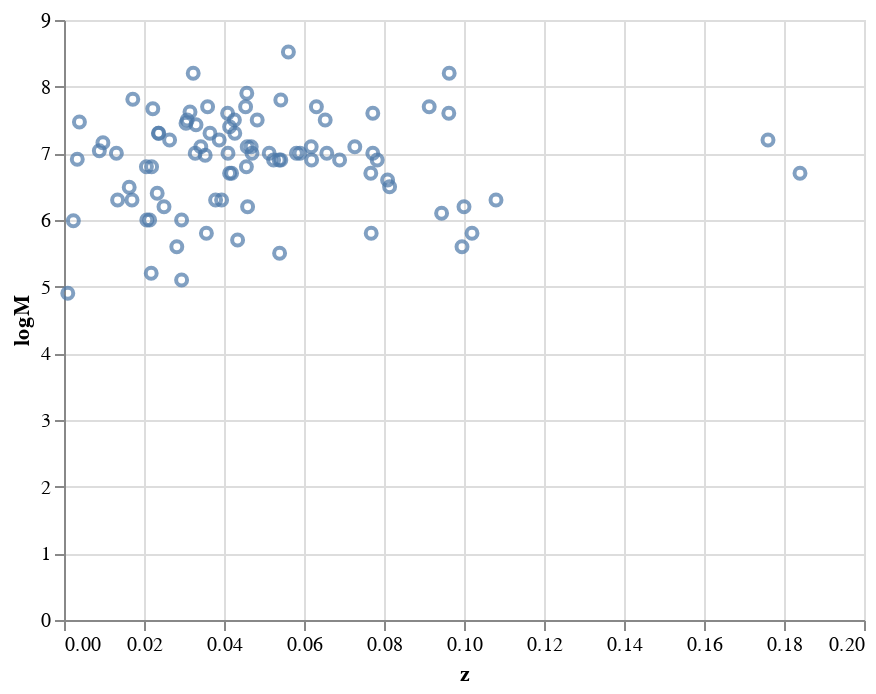

Notebook source saved alongside this figure:
### Markdown cell above
Now, we extend the vertical direction with other feature, for example $\log M$.

### Code cell
alt.Chart(df).mark_point().encode(
    x = 'z',
    y = 'logM'
)

### Figure 1 — Vega-Lite specification as saved in the notebook (floating-point values rounded to 4 significant figures)
{"config": {"view": {"continuousWidth": 400, "continuousHeight": 300}}, "data": {"name": "data-54b58a4aa74e295879badff738f3e9c4"}, "mark": "point", "encoding": {"x": {"type": "quantitative", "field": "z"}, "y": {"type": "quantitative", "field": "logM"}}, "$schema": "https://vega.github.io/schema/vega-lite/v4.8.1.json", "datasets": {"data-54b58a4aa74e295879badff738f3e9c4": [{"Name": "SDSS J000805.62+145023.4", "z": 0.0454, "sigma*": 140.0, "e_sigma*": 27.0, "n_sigma*": null, "FWHM": 7610.0, "e_FWHM": 380.0, "logL": 41.13, "e_logL": 0.04, "logM": 7.7, "E_logM": null, "e_logM": 0.1}, {"Name": "SDSS J004236.86-104921.8", "z": 0.0419, "sigma*": 78.4, "e_sigma*": 10.0, "n_sigma*": null, "FWHM": 1960.0, "e_FWHM": 97.0, "logL": 41.58, "e_logL": 0.14, "logM": 6.7, "E_logM": null, "e_logM": 0.1}, {"Name": "SDSS J011703.58+000027.3", "z": 0.0456, "sigma*": 98.8, "e_sigma*": 16.0, "n_sigma*": null, "FWHM": 2270.0, "e_FWHM": 110.0, "logL": 41.45, "e_logL": 0.08, "logM": 6.8, "E_logM": null, "e_logM": 0.1}, {"Name": "SDSS J020459.25-080816.0", "z": 0.0772, "sigma*": 121.0, "e_sigma*": 9.4, "n_sigma*": "a", "FWHM": 3720.0, "e_FWHM": 180.0, "logL": 41.13, "e_logL": 0.05, "logM": 7.0, "E_logM": null, "e_logM": 0.1}, {"Name": "SDSS J020615.99-001729.1", "z": 0.0426, "sigma*": 216.0, "e_sigma*": 30.0, "n_sigma*": null, "FWHM": 3860.0, "e_FWHM": 190.0, "logL": 41.91, "e_logL": 0.07, "logM": 7.5, "E_logM": null, "e_logM": 0.1}, {"Name": "SDSS J021011.49-090335.5", "z": 0.0414, "sigma*": 122.0, "e_sigma*": 12.0, "n_sigma*": "a", "FWHM": 2450.0, "e_FWHM": 120.0, "logL": 41.24, "e_logL": 0.07, "logM": 6.7, "E_logM": null, "e_logM": 0.1}, {"Name": "SDSS J021257.59+140610.1", "z": 0.0618, "sigma*": 174.0, "e_sigma*": 12.0, "n_sigma*": "a", "FWHM": 3080.0, "e_FWHM": 150.0, "logL": 41.58, "e_logL": 0.06, "logM": 7.1, "E_logM": null, "e_logM": 0.1}, {"Name": "SDSS J033013.26-053236.0", "z": 0.0131, "sigma*": 99.2, "e_sigma*": 11.0, "n_sigma*": null, "FWHM": 5160.0, "e_FWHM": 250.0, "logL": 40.45, "e_logL": 0.06, "logM": 7.0, "E_logM": null, "e_logM": 0.1}, {"Name": "SDSS J075057.25+353037.5", "z": 0.176, "sigma*": 154.0, "e_sigma*": 14.0, "n_sigma*": "a", "FWHM": 2970.0, "e_FWHM": 200.0, "logL": 41.63, "e_logL": 0.03, "logM": 7.2, "E_logM": null, "e_logM": 0.1}, {"Name": "SDSS J080243.39+310403.3", "z": 0.0409, "sigma*": 151.0, "e_sigma*": 17.0, "n_sigma*": null, "FWHM": 5360.0, "e_FWHM": 260.0, "logL": 41.67, "e_logL": 0.07, "logM": 7.6, "E_logM": null, "e_logM": 0.1}, {"Name": "SDSS J080538.66+261005.4", "z": 0.017, "sigma*": 100.0, "e_sigma*": 14.0, "n_sigma*": null, "FWHM": 3110.0, "e_FWHM": 150.0, "logL": 40.14, "e_logL": 0.04, "logM": 6.3, "E_logM": null, "e_logM": 0.2}, {"Name": "SDSS J082510.23+375919.7", "z": 0.0214, "sigma*": 98.7, "e_sigma*": 12.0, "n_sigma*": null, "FWHM": 1830.0, "e_FWHM": 91.0, "logL": 40.42, "e_logL": 0.04, "logM": 6.0, "E_logM": null, "e_logM": 0.1}, {"Name": "SDSS J083202.16+461425.7", "z": 0.0459, "sigma*": 104.0, "e_sigma*": 13.0, "n_sigma*": null, "FWHM": 1450.0, "e_FWHM": 72.0, "logL": 41.17, "e_logL": 0.08, "logM": 6.2, "E_logM": null, "e_logM": 0.1}, {"Name": "SDSS J083949.64+484701.4", "z": 0.0394, "sigma*": 133.0, "e_sigma*": 12.0, "n_sigma*": null, "FWHM": 1480.0, "e_FWHM": 73.0, "logL": 41.31, "e_logL": 0.08, "logM": 6.3, "E_logM": null, "e_logM": 0.2}, {"Name": "SDSS J085554.27+005110.9", "z": 0.0524, "sigma*": 118.0, "e_sigma*": 11.0, "n_sigma*": "a", "FWHM": 2910.0, "e_FWHM": 140.0, "logL": 41.27, "e_logL": 0.06, "logM": 6.9, "E_logM": null, "e_logM": 0.1}, {"Name": "SDSS J092438.88+560746.9", "z": 0.025, "sigma*": 135.0, "e_sigma*": 10.0, "n_sigma*": null, "FWHM": 1900.0, "e_FWHM": 94.0, "logL": 40.72, "e_logL": 0.07, "logM": 6.2, "E_logM": null, "e_logM": 0.4}, {"Name": "SDSS J093259.60+040506.0", "z": 0.059, "sigma*": 70.5, "e_sigma*": 6.7, "n_sigma*": "a", "FWHM": 3550.0, "e_FWHM": 170.0, "logL": 41.14, "e_logL": 0.05, "logM": 7.0, "E_logM": null, "e_logM": 0.1}, {"Name": "SDSS J093812.26+074340.0", "z": 0.0219, "sigma*": 119.0, "e_sigma*": 8.0, "n_sigma*": null, "FWHM": 3640.0, "e_FWHM": 180.0, "logL": 40.8, "e_logL": 0.05, "logM": 6.8, "E_logM": null, "e_logM": 0.1}, {"Name": "SDSS J094838.42+403043.7", "z": 0.047, "sigma*": 91.4, "e_sigma*": 16.0, "n_sigma*": null, "FWHM": 3020.0, "e_FWHM": 150.0, "logL": 41.46, "e_logL": 0.07, "logM": 7.0, "E_logM": null, "e_logM": 0.1}, {"Name": "SDSS J101912.57+635802.7", "z": 0.0414, "sigma*": 239.0, "e_sigma*": 13.0, "n_sigma*": null, "FWHM": 3630.0, "e_FWHM": 180.0, "logL": 41.74, "e_logL": 0.08, "logM": 7.4, "E_logM": null, "e_logM": 0.1}, {"Name": "SDSS J102044.43+013048.4", "z": 0.0962, "sigma*": 103.0, "e_sigma*": 8.8, "n_sigma*": "a", "FWHM": 5200.0, "e_FWHM": 250.0, "logL": 41.51, "e_logL": 0.04, "logM": 7.6, "E_logM": null, "e_logM": 0.1}, {"Name": "SDSS J110640.20+051905.6", "z": 0.0913, "sigma*": 140.0, "e_sigma*": 15.0, "n_sigma*": "a", "FWHM": 5830.0, "e_FWHM": 290.0, "logL": 41.65, "e_logL": 0.04, "logM": 7.7, "E_logM": null, "e_logM": 0.1}, {"Name": "SDSS J112536.16+542257.1", "z": 0.0206, "sigma*": 124.0, "e_sigma*": 12.0, "n_sigma*": null, "FWHM": 2950.0, "e_FWHM": 140.0, "logL": 41.17, "e_logL": 0.08, "logM": 6.8, "E_logM": null, "e_logM": 0.1}, {"Name": "SDSS J112841.00+575006.5", "z": 0.0513, "sigma*": 159.0, "e_sigma*": 18.0, "n_sigma*": "a", "FWHM": 2660.0, "e_FWHM": 130.0, "logL": 41.66, "e_logL": 0.09, "logM": 7.0, "E_logM": null, "e_logM": 0.1}, {"Name": "SDSS J120257.81+045045.0", "z": 0.0207, "sigma*": 102.0, "e_sigma*": 20.0, "n_sigma*": null, "FWHM": 2250.0, "e_FWHM": 110.0, "logL": 40.1, "e_logL": 0.06, "logM": 6.0, "E_logM": null, "e_logM": 0.1}, {"Name": "SDSS J120556.01+495956.1", "z": 0.0631, "sigma*": 107.0, "e_sigma*": 11.0, "n_sigma*": "a", "FWHM": 5610.0, "e_FWHM": 450.0, "logL": 41.57, "e_logL": 0.04, "logM": 7.7, "E_logM": null, "e_logM": 0.1}, {"Name": "SDSS J121607.09+504930.0", "z": 0.0308, "sigma*": 138.0, "e_sigma*": 13.0, "n_sigma*": null, "FWHM": 5580.0, "e_FWHM": 270.0, "logL": 41.3, "e_logL": 0.06, "logM": 7.5, "E_logM": null, "e_logM": 0.3}, {"Name": "SDSS J121754.97+583935.6", "z": 0.0233, "sigma*": 85.6, "e_sigma*": 14.0, "n_sigma*": null, "FWHM": 1970.0, "e_FWHM": 98.0, "logL": 40.92, "e_logL": 0.08, "logM": 6.4, "E_logM": null, "e_logM": 0.1}, {"Name": "SDSS J122324.13+024044.4", "z": 0.0236, "sigma*": 78.1, "e_sigma*": 15.0, "n_sigma*": null, "FWHM": 3880.0, "e_FWHM": 910.0, "logL": 41.62, "e_logL": 0.08, "logM": 7.3, "E_logM": null, "e_logM": 0.2}, {"Name": "SDSS J123237.48+662452.3", "z": 0.0468, "sigma*": 124.0, "e_sigma*": 9.0, "n_sigma*": null, "FWHM": 2620.0, "e_FWHM": 130.0, "logL": 41.86, "e_logL": 0.19, "logM": 7.1, "E_logM": null, "e_logM": 0.2}, {"Name": "SDSS J130620.97+531823.1", "z": 0.0237, "sigma*": 90.7, "e_sigma*": 11.0, "n_sigma*": null, "FWHM": 7620.0, "e_FWHM": 380.0, "logL": 40.58, "e_logL": 0.04, "logM": 7.3, "E_logM": null, "e_logM": 0.1}, {"Name": "SDSS J131305.80+012755.9", "z": 0.0294, "sigma*": 95.4, "e_sigma*": 13.0, "n_sigma*": null, "FWHM": 1590.0, "e_FWHM": 79.0, "logL": 40.62, "e_logL": 0.07, "logM": 6.0, "E_logM": null, "e_logM": 0.1}, {"Name": "SDSS J132249.21+545528.2", "z": 0.0653, "sigma*": 130.0, "e_sigma*": 13.0, "n_sigma*": "a", "FWHM": 4050.0, "e_FWHM": 200.0, "logL": 41.81, "e_logL": 0.07, "logM": 7.5, "E_logM": null, "e_logM": 0.1}, {"Name": "SDSS J132340.31-012749.2", "z": 0.0767, "sigma*": 114.0, "e_sigma*": 16.0, "n_sigma*": "a", "FWHM": 1910.0, "e_FWHM": 95.0, "logL": 41.55, "e_logL": 0.09, "logM": 6.7, "E_logM": null, "e_logM": 0.1}, {"Name": "SDSS J134952.84+020445.1", "z": 0.0328, "sigma*": 138.0, "e_sigma*": 13.0, "n_sigma*": null, "FWHM": 2590.0, "e_FWHM": 120.0, "logL": 41.62, "e_logL": 0.07, "logM": 7.0, "E_logM": null, "e_logM": 0.1}, {"Name": "SDSS J140018.42+050242.2", "z": 0.0342, "sigma*": 145.0, "e_sigma*": 14.0, "n_sigma*": null, "FWHM": 3340.0, "e_FWHM": 160.0, "logL": 41.23, "e_logL": 0.05, "logM": 7.1, "E_logM": null, "e_logM": 0.5}, {"Name": "SDSS J140514.87-025901.2", "z": 0.0542, "sigma*": 148.0, "e_sigma*": 15.0, "n_sigma*": "a", "FWHM": 2990.0, "e_FWHM": 140.0, "logL": 41.29, "e_logL": 0.06, "logM": 6.9, "E_logM": null, "e_logM": 0.3}, {"Name": "SDSS J141630.81+013708.0", "z": 0.0538, "sigma*": 121.0, "e_sigma*": 12.0, "n_sigma*": "a", "FWHM": 3180.0, "e_FWHM": 150.0, "logL": 41.1, "e_logL": 0.04, "logM": 6.9, "E_logM": null, "e_logM": 0.1}, {"Name": "SDSS J143452.45+483942.7", "z": 0.0365, "sigma*": 138.0, "e_sigma*": 15.0, "n_sigma*": null, "FWHM": 3210.0, "e_FWHM": 160.0, "logL": 41.84, "e_logL": 0.1, "logM": 7.3, "E_logM": null, "e_logM": 0.1}, {"Name": "SDSS J144629.97+500130.5", "z": 0.0427, "sigma*": 86.8, "e_sigma*": 19.0, "n_sigma*": null, "FWHM": 6450.0, "e_FWHM": 320.0, "logL": 40.73, "e_logL": 0.03, "logM": 7.3, "E_logM": null, "e_logM": 0.2}, {"Name": "SDSS J145706.80+494008.4", "z": 0.0134, "sigma*": 108.0, "e_sigma*": 11.0, "n_sigma*": null, "FWHM": 2270.0, "e_FWHM": 110.0, "logL": 40.46, "e_logL": 0.1, "logM": 6.3, "E_logM": null, "e_logM": 0.1}, {"Name": "SDSS J145901.35+611353.5", "z": 0.0388, "sigma*": 113.0, "e_sigma*": 13.0, "n_sigma*": null, "FWHM": 4140.0, "e_FWHM": 200.0, "logL": 41.18, "e_logL": 0.06, "logM": 7.2, "E_logM": null, "e_logM": 0.1}, {"Name": "SDSS J150556.55+034226.3", "z": 0.0359, "sigma*": 199.0, "e_sigma*": 18.0, "n_sigma*": "a", "FWHM": 4370.0, "e_FWHM": 210.0, "logL": 42.09, "e_logL": 0.1, "logM": 7.7, "E_logM": null, "e_logM": 0.1}, {"Name": "SDSS J150745.00+512710.2", "z": 0.0458, "sigma*": 139.0, "e_sigma*": 17.0, "n_sigma*": null, "FWHM": 3430.0, "e_FWHM": 170.0, "logL": 41.4, "e_logL": 0.04, "logM": 7.1, "E_logM": null, "e_logM": 0.1}, {"Name": "SDSS J150853.95-001148.9", "z": 0.0542, "sigma*": 163.0, "e_sigma*": 15.0, "n_sigma*": "a", "FWHM": 6190.0, "e_FWHM": 610.0, "logL": 41.51, "e_logL": 0.04, "logM": 7.8, "E_logM": null, "e_logM": 0.1}, {"Name": "SDSS J152515.18+601409.0", "z": 0.0783, "sigma*": 104.0, "e_sigma*": 11.0, "n_sigma*": "a", "FWHM": 2590.0, "e_FWHM": 120.0, "logL": 41.41, "e_logL": 0.09, "logM": 6.9, "E_logM": null, "e_logM": 0.1}, {"Name": "SDSS J155417.43+323837.8", "z": 0.0483, "sigma*": 120.0, "e_sigma*": 13.0, "n_sigma*": "a", "FWHM": 4200.0, "e_FWHM": 210.0, "logL": 41.86, "e_logL": 0.08, "logM": 7.5, "E_logM": null, "e_logM": 0.1}, {"Name": "SDSS J161156.31+521116.8", "z": 0.041, "sigma*": 116.0, "e_sigma*": 10.0, "n_sigma*": null, "FWHM": 3760.0, "e_FWHM": 180.0, "logL": 41.09, "e_logL": 0.04, "logM": 7.0, "E_logM": null, "e_logM": 0.3}, {"Name": "SDSS J161951.31+405847.2", "z": 0.0379, "sigma*": 89.1, "e_sigma*": 20.0, "n_sigma*": null, "FWHM": 1700.0, "e_FWHM": 85.0, "logL": 40.99, "e_logL": 0.07, "logM": 6.3, "E_logM": null, "e_logM": 0.1}, {"Name": "SDSS J170328.96+614109.9", "z": 0.0772, "sigma*": 123.0, "e_sigma*": 13.0, "n_sigma*": "a", "FWHM": 4300.0, "e_FWHM": 210.0, "logL": 41.92, "e_logL": 0.05, "logM": 7.6, "E_logM": null, "e_logM": 0.1}, {"Name": "SDSS J171550.49+593548.7", "z": 0.0657, "sigma*": 146.0, "e_sigma*": 13.0, "n_sigma*": "a", "FWHM": 3500.0, "e_FWHM": 170.0, "logL": 41.24, "e_logL": 0.05, "logM": 7.0, "E_logM": null, "e_logM": 0.1}, {"Name": "SDSS J212401.90-002158.7", "z": 0.0619, "sigma*": 110.0, "e_sigma*": 15.0, "n_sigma*": "a", "FWHM": 2620.0, "e_FWHM": 130.0, "logL": 41.41, "e_logL": 0.06, "logM": 6.9, "E_logM": null, "e_logM": 0.1}, {"Name": "SDSS J222435.29-001103.8", "z": 0.0581, "sigma*": 111.0, "e_sigma*": 19.0, "n_sigma*": "a", "FWHM": 2290.0, "e_FWHM": 1190.0, "logL": 41.83, "e_logL": 0.17, "logM": 7.0, "E_logM": null, "e_logM": 0.4}, {"Name": "SDSS J223000.37-094622.1", "z": 0.0727, "sigma*": 112.0, "e_sigma*": 13.0, "n_sigma*": "a", "FWHM": 3630.0, "e_FWHM": 180.0, "logL": 41.21, "e_logL": 0.04, "logM": 7.1, "E_logM": null, "e_logM": 0.1}, {"Name": "SDSS J232721.96+152437.3", "z": 0.0457, "sigma*": 193.0, "e_sigma*": 18.0, "n_sigma*": null, "FWHM": 7540.0, "e_FWHM": 750.0, "logL": 41.65, "e_logL": 0.06, "logM": 7.9, "E_logM": null, "e_logM": 0.1}, {"Name": "SDSS J235128.78+155259.0", "z": 0.0963, "sigma*": 193.0, "e_sigma*": 22.0, "n_sigma*": "a", "FWHM": 8240.0, "e_FWHM": 410.0, "logL": 41.87, "e_logL": 0.04, "logM": 8.2, "E_logM": null, "e_logM": 0.2}, {"Name": "SDSS J010712.03+140844.9", "z": 0.0768, "sigma*": 36.0, "e_sigma*": 6.0, "n_sigma*": "b", "FWHM": 880.0, "e_FWHM": 170.0, "logL": 42.57, "e_logL": 0.2, "logM": 5.8, "E_logM": null, "e_logM": 0.2}, {"Name": "SDSS J024912.86-081525.6", "z": 0.0294, "sigma*": 50.0, "e_sigma*": 4.0, "n_sigma*": "b", "FWHM": 840.0, "e_FWHM": 320.0, "logL": 41.93, "e_logL": 0.08, "logM": 5.1, "E_logM": null, "e_logM": 0.3}, {"Name": "SDSS J032515.59+003408.4", "z": 0.102, "sigma*": 55.0, "e_sigma*": 6.0, "n_sigma*": "b", "FWHM": 990.0, "e_FWHM": 49.0, "logL": 42.03, "e_logL": 0.12, "logM": 5.8, "E_logM": null, "e_logM": 0.1}, {"Name": "SDSS J080907.58+441641.4", "z": 0.0539, "sigma*": 65.0, "e_sigma*": 4.0, "n_sigma*": "b", "FWHM": 940.0, "e_FWHM": 180.0, "logL": 40.47, "e_logL": 0.04, "logM": 5.5, "E_logM": null, "e_logM": 0.8}, {"Name": "SDSS J082912.67+500652.3", "z": 0.0434, "sigma*": 60.0, "e_sigma*": 4.0, "n_sigma*": "b", "FWHM": 840.0, "e_FWHM": 41.0, "logL": 42.14, "e_logL": 0.06, "logM": 5.7, "E_logM": null, "e_logM": 0.1}, {"Name": "SDSS J101108.40+002908.7", "z": 0.1, "sigma*": 48.0, "e_sigma*": 7.0, "n_sigma*": "b", "FWHM": 1460.0, "e_FWHM": 72.0, "logL": 42.68, "e_logL": 0.19, "logM": 6.2, "E_logM": null, "e_logM": 0.3}, {"Name": "SDSS J101627.32-000714.5", "z": 0.0944, "sigma*": 39.0, "e_sigma*": 6.0, "n_sigma*": "b", "FWHM": 1520.0, "e_FWHM": 75.0, "logL": 42.57, "e_logL": 0.17, "logM": 6.1, "E_logM": null, "e_logM": 0.2}, {"Name": "SDSS J124035.81-002919.4", "z": 0.0809, "sigma*": 49.0, "e_sigma*": 7.0, "n_sigma*": "b", "FWHM": 1720.0, "e_FWHM": 85.0, "logL": 42.35, "e_logL": 0.11, "logM": 6.6, "E_logM": null, "e_logM": 0.6}, {"Name": "SDSS J125055.28-015556.6", "z": 0.0814, "sigma*": 64.0, "e_sigma*": 6.0, "n_sigma*": "b", "FWHM": 1980.0, "e_FWHM": 99.0, "logL": 42.75, "e_logL": 0.14, "logM": 6.5, "E_logM": null, "e_logM": 0.1}, {"Name": "SDSS J143450.62+033842.5", "z": 0.0282, "sigma*": 48.0, "e_sigma*": 7.0, "n_sigma*": "b", "FWHM": 1480.0, "e_FWHM": 73.0, "logL": 41.87, "e_logL": 0.16, "logM": 5.6, "E_logM": null, "e_logM": 0.1}, {"Name": "SDSS J170246.09+602818.9", "z": 0.0689, "sigma*": 69.0, "e_sigma*": 6.0, "n_sigma*": "b", "FWHM": 3270.0, "e_FWHM": 160.0, "logL": 42.67, "e_logL": 0.16, "logM": 6.9, "E_logM": null, "e_logM": 0.2}, {"Name": "SDSS J172759.15+542147.0", "z": 0.0995, "sigma*": 58.0, "e_sigma*": 7.0, "n_sigma*": "b", "FWHM": 810.0, "e_FWHM": 400.0, "logL": 42.19, "e_logL": 0.09, "logM": 5.6, "E_logM": null, "e_logM": 0.5}, {"Name": "SDSS J215658.30+110343.1", "z": 0.108, "sigma*": 81.0, "e_sigma*": 8.0, "n_sigma*": "b", "FWHM": 1430.0, "e_FWHM": 280.0, "logL": 41.22, "e_logL": 0.03, "logM": 6.3, "E_logM": null, "e_logM": 0.8}, {"Name": "SDSS J232159.06+000738.8", "z": 0.184, "sigma*": 81.0, "e_sigma*": 9.0, "n_sigma*": "b", "FWHM": 2520.0, "e_FWHM": 120.0, "logL": 42.96, "e_logL": 0.1, "logM": 6.7, "E_logM": null, "e_logM": 0.2}, {"Name": "SDSS J233837.10-002810.3", "z": 0.0356, "sigma*": 58.0, "e_sigma*": 4.0, "n_sigma*": "b", "FWHM": 1740.0, "e_FWHM": 86.0, "logL": 43.61, "e_logL": 0.13, "logM": 5.8, "E_logM": null, "e_logM": 0.1}, {"Name": "3C 120", "z": 0.033, "sigma*": 162.0, "e_sigma*": 24.0, "n_sigma*": "b", "FWHM": null, "e_FWHM": null, "logL": null, "e_logL": null, "logM": 7.43, "E_logM": 0.2, "e_logM": 0.25}, {"Name": "3C 390.3", "z": 0.0561, "sigma*": 268.0, "e_sigma*": 15.0, "n_sigma*": null, "FWHM": null, "e_FWHM": null, "logL": null, "e_logL": null, "logM": 8.52, "E_logM": 0.09, "e_logM": 0.12}, {"Name": "Akn 120", "z": 0.0323, "sigma*": 224.0, "e_sigma*": 15.0, "n_sigma*": null, "FWHM": null, "e_FWHM": null, "logL": null, "e_logL": null, "logM": 8.2, "E_logM": 0.05, "e_logM": 0.07}, {"Name": "Mrk 79", "z": 0.0222, "sigma*": 130.0, "e_sigma*": 10.0, "n_sigma*": null, "FWHM": null, "e_FWHM": null, "logL": null, "e_logL": null, "logM": 7.67, "E_logM": 0.11, "e_logM": 0.15}, {"Name": "Mrk 110", "z": 0.0353, "sigma*": 87.1, "e_sigma*": 12.0, "n_sigma*": null, "FWHM": null, "e_FWHM": null, "logL": null, "e_logL": null, "logM": 6.97, "E_logM": 0.11, "e_logM": 0.15}, {"Name": "Mrk 279", "z": 0.0305, "sigma*": 197.0, "e_sigma*": 12.0, "n_sigma*": null, "FWHM": null, "e_FWHM": null, "logL": null, "e_logL": null, "logM": 7.45, "E_logM": 0.12, "e_logM": 0.16}, {"Name": "Mrk 590", "z": 0.0264, "sigma*": 189.0, "e_sigma*": 5.7, "n_sigma*": null, "FWHM": null, "e_FWHM": null, "logL": null, "e_logL": null, "logM": 7.2, "E_logM": 0.11, "e_logM": 0.15}, {"Name": "Mrk 817", "z": 0.0315, "sigma*": 127.0, "e_sigma*": 12.0, "n_sigma*": null, "FWHM": null, "e_FWHM": null, "logL": null, "e_logL": null, "logM": 7.62, "E_logM": 0.08, "e_logM": 0.1}, {"Name": "NGC 3227", "z": 0.00386, "sigma*": 135.0, "e_sigma*": 3.8, "n_sigma*": null, "FWHM": null, "e_FWHM": null, "logL": null, "e_logL": null, "logM": 7.47, "E_logM": 0.24, "e_logM": 1.06}, {"Name": "NGC 3516", "z": 0.00884, "sigma*": 181.0, "e_sigma*": 4.9, "n_sigma*": "b", "FWHM": null, "e_FWHM": null, "logL": null, "e_logL": null, "logM": 7.04, "E_logM": 0.31, "e_logM": 0.39}, {"Name": "NGC 3783", "z": 0.00973, "sigma*": 95.0, "e_sigma*": 10.0, "n_sigma*": null, "FWHM": null, "e_FWHM": null, "logL": null, "e_logL": null, "logM": 7.16, "E_logM": 0.17, "e_logM": 0.23}, {"Name": "NGC 4051", "z": 0.00234, "sigma*": 88.9, "e_sigma*": 2.9, "n_sigma*": null, "FWHM": null, "e_FWHM": null, "logL": null, "e_logL": null, "logM": 5.99, "E_logM": 0.17, "e_logM": 0.2}, {"Name": "NGC 4151", "z": 0.00332, "sigma*": 96.8, "e_sigma*": 2.9, "n_sigma*": null, "FWHM": null, "e_FWHM": null, "logL": null, "e_logL": null, "logM": 6.91, "E_logM": 0.17, "e_logM": 0.29}, {"Name": "NGC 5548", "z": 0.0172, "sigma*": 198.0, "e_sigma*": 11.0, "n_sigma*": null, "FWHM": null, "e_FWHM": null, "logL": null, "e_logL": null, "logM": 7.81, "E_logM": 0.02, "e_logM": 0.02}, {"Name": "NGC 7469", "z": 0.0163, "sigma*": 133.0, "e_sigma*": 4.8, "n_sigma*": null, "FWHM": null, "e_FWHM": null, "logL": null, "e_logL": null, "logM": 6.49, "E_logM": 0.16, "e_logM": 0.27}, {"Name": "POX 52", "z": 0.0218, "sigma*": 36.0, "e_sigma*": 5.0, "n_sigma*": null, "FWHM": null, "e_FWHM": null, "logL": null, "e_logL": null, "logM": 5.2, "E_logM": null, "e_logM": 0.3}, {"Name": "NGC 4395", "z": 0.000947, "sigma*": 30.0, "e_sigma*": 5.0, "n_sigma*": null, "FWHM": null, "e_FWHM": null, "logL": null, "e_logL": null, "logM": 4.9, "E_logM": null, "e_logM": 0.4}]}}
